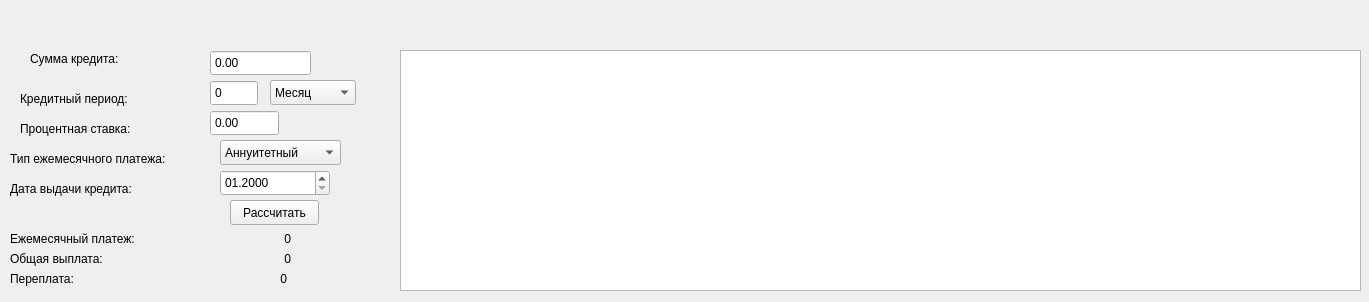
<?xml version="1.0" encoding="UTF-8"?>
<ui version="4.0">
 <class>CreditForm</class>
 <widget class="QWidget" name="CreditForm">
  <property name="geometry">
   <rect>
    <x>0</x>
    <y>0</y>
    <width>1369</width>
    <height>302</height>
   </rect>
  </property>
  <property name="minimumSize">
   <size>
    <width>1369</width>
    <height>302</height>
   </size>
  </property>
  <property name="maximumSize">
   <size>
    <width>1369</width>
    <height>302</height>
   </size>
  </property>
  <property name="windowTitle">
   <string>Form</string>
  </property>
  <widget class="QLabel" name="label">
   <property name="geometry">
    <rect>
     <x>30</x>
     <y>50</y>
     <width>111</width>
     <height>17</height>
    </rect>
   </property>
   <property name="text">
    <string>Сумма кредита:</string>
   </property>
  </widget>
  <widget class="QDoubleSpinBox" name="doubleSpinBox_credit_amount">
   <property name="geometry">
    <rect>
     <x>210</x>
     <y>50</y>
     <width>101</width>
     <height>26</height>
    </rect>
   </property>
   <property name="buttonSymbols">
    <enum>QAbstractSpinBox::NoButtons</enum>
   </property>
   <property name="maximum">
    <double>100000000.000000000000000</double>
   </property>
  </widget>
  <widget class="QLabel" name="label_2">
   <property name="geometry">
    <rect>
     <x>20</x>
     <y>90</y>
     <width>151</width>
     <height>17</height>
    </rect>
   </property>
   <property name="text">
    <string>Кредитный период:</string>
   </property>
  </widget>
  <widget class="QSpinBox" name="spinBox_credit_period">
   <property name="geometry">
    <rect>
     <x>210</x>
     <y>80</y>
     <width>48</width>
     <height>26</height>
    </rect>
   </property>
   <property name="buttonSymbols">
    <enum>QAbstractSpinBox::NoButtons</enum>
   </property>
  </widget>
  <widget class="QLabel" name="label_3">
   <property name="geometry">
    <rect>
     <x>20</x>
     <y>120</y>
     <width>151</width>
     <height>17</height>
    </rect>
   </property>
   <property name="text">
    <string>Процентная ставка:</string>
   </property>
  </widget>
  <widget class="QDoubleSpinBox" name="doubleSpinBox_interest_rate">
   <property name="geometry">
    <rect>
     <x>210</x>
     <y>110</y>
     <width>69</width>
     <height>26</height>
    </rect>
   </property>
   <property name="buttonSymbols">
    <enum>QAbstractSpinBox::NoButtons</enum>
   </property>
   <property name="maximum">
    <double>1000.000000000000000</double>
   </property>
  </widget>
  <widget class="QLabel" name="label_4">
   <property name="geometry">
    <rect>
     <x>10</x>
     <y>150</y>
     <width>211</width>
     <height>17</height>
    </rect>
   </property>
   <property name="text">
    <string>Тип ежемесячного платежа:</string>
   </property>
  </widget>
  <widget class="QComboBox" name="comboBox_type_credit">
   <property name="geometry">
    <rect>
     <x>220</x>
     <y>140</y>
     <width>121</width>
     <height>25</height>
    </rect>
   </property>
   <property name="editable">
    <bool>false</bool>
   </property>
   <item>
    <property name="text">
     <string>Аннуитетный</string>
    </property>
   </item>
   <item>
    <property name="text">
     <string>Дифференцированный</string>
    </property>
   </item>
  </widget>
  <widget class="QComboBox" name="comboBox_type_period">
   <property name="geometry">
    <rect>
     <x>270</x>
     <y>80</y>
     <width>86</width>
     <height>25</height>
    </rect>
   </property>
   <item>
    <property name="text">
     <string>Месяц</string>
    </property>
   </item>
   <item>
    <property name="text">
     <string>Год</string>
    </property>
   </item>
  </widget>
  <widget class="QLabel" name="label_5">
   <property name="geometry">
    <rect>
     <x>10</x>
     <y>180</y>
     <width>191</width>
     <height>17</height>
    </rect>
   </property>
   <property name="text">
    <string>Дата выдачи кредита:</string>
   </property>
  </widget>
  <widget class="QDateEdit" name="dateEdit_date">
   <property name="geometry">
    <rect>
     <x>220</x>
     <y>170</y>
     <width>110</width>
     <height>26</height>
    </rect>
   </property>
   <property name="dateTime">
    <datetime>
     <hour>0</hour>
     <minute>0</minute>
     <second>0</second>
     <year>2000</year>
     <month>1</month>
     <day>1</day>
    </datetime>
   </property>
   <property name="minimumDateTime">
    <datetime>
     <hour>0</hour>
     <minute>0</minute>
     <second>0</second>
     <year>1752</year>
     <month>9</month>
     <day>14</day>
    </datetime>
   </property>
   <property name="displayFormat">
    <string>MM.yyyy</string>
   </property>
   <property name="currentSectionIndex">
    <number>0</number>
   </property>
  </widget>
  <widget class="QPushButton" name="pushButton_calculate">
   <property name="geometry">
    <rect>
     <x>230</x>
     <y>200</y>
     <width>89</width>
     <height>25</height>
    </rect>
   </property>
   <property name="text">
    <string>Рассчитать</string>
   </property>
  </widget>
  <widget class="QLabel" name="label_6">
   <property name="geometry">
    <rect>
     <x>10</x>
     <y>230</y>
     <width>161</width>
     <height>17</height>
    </rect>
   </property>
   <property name="text">
    <string>Ежемесячный платеж:</string>
   </property>
  </widget>
  <widget class="QLabel" name="label_7">
   <property name="geometry">
    <rect>
     <x>10</x>
     <y>250</y>
     <width>151</width>
     <height>17</height>
    </rect>
   </property>
   <property name="text">
    <string>Общая выплата:</string>
   </property>
  </widget>
  <widget class="QLabel" name="label_8">
   <property name="geometry">
    <rect>
     <x>10</x>
     <y>270</y>
     <width>101</width>
     <height>17</height>
    </rect>
   </property>
   <property name="text">
    <string>Переплата:</string>
   </property>
  </widget>
  <widget class="QLabel" name="label_per_month">
   <property name="geometry">
    <rect>
     <x>190</x>
     <y>230</y>
     <width>101</width>
     <height>17</height>
    </rect>
   </property>
   <property name="text">
    <string>0</string>
   </property>
   <property name="alignment">
    <set>Qt::AlignRight|Qt::AlignTrailing|Qt::AlignVCenter</set>
   </property>
  </widget>
  <widget class="QLabel" name="label_total_payment">
   <property name="geometry">
    <rect>
     <x>200</x>
     <y>250</y>
     <width>91</width>
     <height>17</height>
    </rect>
   </property>
   <property name="text">
    <string>0</string>
   </property>
   <property name="alignment">
    <set>Qt::AlignRight|Qt::AlignTrailing|Qt::AlignVCenter</set>
   </property>
  </widget>
  <widget class="QLabel" name="label_overpayment">
   <property name="geometry">
    <rect>
     <x>220</x>
     <y>270</y>
     <width>67</width>
     <height>17</height>
    </rect>
   </property>
   <property name="text">
    <string>0</string>
   </property>
   <property name="alignment">
    <set>Qt::AlignRight|Qt::AlignTrailing|Qt::AlignVCenter</set>
   </property>
  </widget>
  <widget class="QLabel" name="label_last_payment">
   <property name="geometry">
    <rect>
     <x>300</x>
     <y>230</y>
     <width>91</width>
     <height>17</height>
    </rect>
   </property>
   <property name="text">
    <string/>
   </property>
  </widget>
  <widget class="QTextEdit" name="textEdit_for_diff">
   <property name="geometry">
    <rect>
     <x>400</x>
     <y>50</y>
     <width>961</width>
     <height>241</height>
    </rect>
   </property>
   <property name="readOnly">
    <bool>true</bool>
   </property>
  </widget>
 </widget>
 <resources/>
 <connections/>
</ui>
